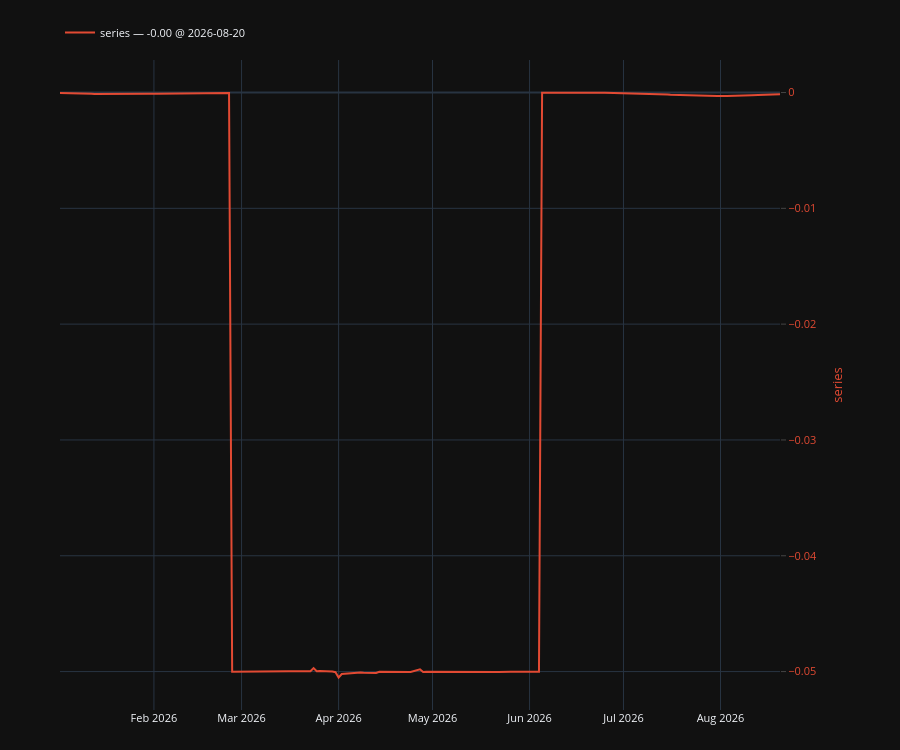

The notebook cell saved with this chart:
### Code cell
plot, fig, ax, ax2, legend = make_secondary_axis_plot(
    engine="plotly", 
)

plot((ccp_basis_df["USD-SOFR-1D-STIR-CME 2Y OUTRIGHT RATE"] - ccp_basis_df["USD-SOFR-1D-STIR-LCH 2Y OUTRIGHT RATE"]) * 100, which="right")
legend(show_date=True)

### Figure 1 — Plotly figure (JSON) as saved in the notebook; plotly's stock layout.template omitted (floating-point values rounded to 4 significant figures; data arrays with more than 128 entries replaced by an {"elided": "..."} marker saying what was removed)
{"data": [{"line": {"color": "#E24A33"}, "mode": "lines", "name": "series — -0.00 @ 2026-08-20", "showlegend": true, "type": "scatter", "x": {"elided": "158 str values"}, "y": {"elided": "158 float values"}, "yaxis": "y2"}], "layout": {"font": {"size": 11}, "height": 750, "legend": {"orientation": "h", "x": 0, "xanchor": "left", "y": 1.02, "yanchor": "bottom"}, "margin": {"b": 40, "l": 60, "r": 120, "t": 60}, "newshape": {"line": {"color": "red"}}, "title": {}, "xaxis": {"showgrid": true, "showspikes": true, "spikecolor": "white", "spikemode": "across", "spikesnap": "cursor"}, "yaxis": {"showgrid": true, "showspikes": true, "spikecolor": "white", "spikesnap": "cursor", "spikethickness": 0.5}, "yaxis2": {"anchor": "x", "overlaying": "y", "position": 0.98, "showgrid": true, "showspikes": true, "side": "right", "spikecolor": "white", "spikesnap": "cursor", "spikethickness": 0.5, "tickfont": {"color": "#E24A33"}, "ticklabelposition": "outside", "ticks": "outside", "title": {"font": {"color": "#E24A33"}, "standoff": 16, "text": "series"}}}}
